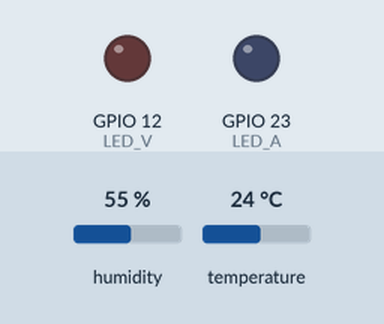
Simulated run of this sketch. Board: ESP32. Parts: output pins drawn as LEDs (lit = HIGH). Inputs (shaded band) come from the test bench; at power-on: humidity 55 %, temperature 24 °C. WiFi joins after 1.5 s; servers stay silent unless stated; what the sketch prints to the serial monitor is not drawn.

Above: at 1.6 s.
At 30.1 s:
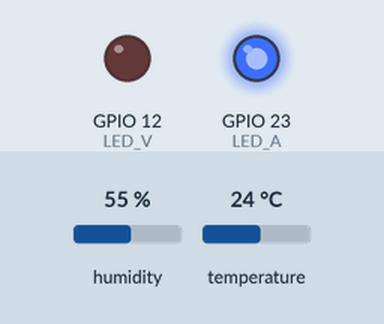
Timing chart, 0 to 31.6 s (numbered marks = the images above):
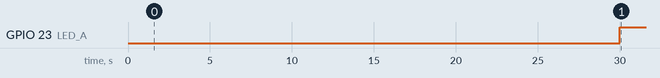

Measured:
- by itself, GPIO 23 (LED_A): LOW → HIGH at 30.0 s

The sketch:

sketch.ino
```cpp
// Inclusão de bibliotecas
#include <WiFi.h>
#include <ThingSpeak.h>
#include <DHT.h>

// Insira as credenciais da sua rede Wi-Fi
// Credenciais da rede Wi-Fi (simulada pelo Wokwi)
const char* ssid = "Wokwi-GUEST";
const char* password = "";

// Cria o objeto "client"
WiFiClient  client;

// Define um nome para o canal de envio dos dados
unsigned long myChannelNumber = 1;

// Define uma variável que recebe a código chave de escrita da API
// (que copiamos da nossa configuração da API do ThingSpeak)
const char * myWriteAPIKey = "SRP39AE9OTYCJOV9";

// Variáveis de tempo
unsigned long lastTime = 0;

// O ciclo de postagens no ThingSpeak será de 30 segundos.
unsigned long timerDelay = 30000;

//variaveis
float temperatura;
int statusLED_V;
int statusLED_A;

#define LED_V 12
#define LED_A 23
#define dhtPin 5

// Define o sensor como DHT22
#define DHTTYPE DHT22

// Cria o objeto "dht"
DHT dht(dhtPin, DHTTYPE);

// Rotina de configuração
void setup() {

  // Inicializa a porta serial com baud rate de 115200 bits/segundo
  Serial.begin(115200);

  // Conecta à rede Wi-Fi com os parâmetros que foram informados
  Serial.print("Conectando a ");
  Serial.println(ssid);
  WiFi.begin(ssid, password);
  // Aguarda a conexão...
  while (WiFi.status() != WL_CONNECTED) {
    delay(500);
    Serial.print(".");
  }
  // Imprime na porta serial o endereço IP da rede e inicia o servidor
  Serial.println("");
  Serial.print("Conectado a: ");
  Serial.println(ssid);
  Serial.print("Endereço IP: ");
  Serial.println(WiFi.localIP());
  Serial.println("");
  Serial.println("Aguarde 30 segundos para a primeira postagem");

  // Inicializa o sensor DHT11
  dht.begin();

  //define a porta do led
  pinMode(LED_V, OUTPUT);
  pinMode(LED_A, OUTPUT);

  // Define o modo de operação do Wi-Fi (STATION)
  WiFi.mode(WIFI_STA);

  // Inicializa ThingSpeak
  ThingSpeak.begin(client);
}

void acenderLED(){
  temperatura = dht.readTemperature();
    if (temperatura >38 ){
    digitalWrite(LED_V, HIGH);
    digitalWrite(LED_A, LOW);
    statusLED_V=1;
    statusLED_A=0;
  }else{
    digitalWrite(LED_V, LOW);
    digitalWrite(LED_A, HIGH);
    statusLED_V=0;
    statusLED_A=1;
  }
}
// Rotina principal
void loop() {
  // Os valores serão atualizados a cada 30 segundos no gráfico do ThingSpeak.
  if ((millis() - lastTime) > timerDelay) {

    // Conecta ou reconecta a rede Wi-Fi
    if(WiFi.status() != WL_CONNECTED){
      // Informa mensagem de conexão no Monitor Serial
      Serial.print("Tentando conectar...");
      // Conecta (no início) ou reconecta (se "cair") a rede Wi-Fi a cada 5 segundos
      // Recebe os parâmetros com as credenciais da rede, definidas no cabeçalho do código
      while(WiFi.status() != WL_CONNECTED){
        WiFi.begin(ssid, password);
        delay(2000);
      }
      // Informa mensagem de conexão no Monitor Serial
      Serial.println("\nConectado.");
    }

  acenderLED();
  // Efetua a leitura da temperatura
  temperatura = dht.readTemperature();

  // Define uma variável "envio", que receberá os parâmetros
  // – Canal do ThingSpeak
  // – Chave de escrita da API do ThingSpeak
  ThingSpeak.setField(1, temperatura);
  ThingSpeak.setField(2, statusLED_V);
  ThingSpeak.setField(3, statusLED_A);

  int envio = ThingSpeak.writeFields(myChannelNumber, myWriteAPIKey);

  if(envio == 200){
    Serial.println("ThingSpeak atualizado");
    Serial.print("Temperatura: ");
    Serial.println(temperatura);
    Serial.print("LED_V: ");
    Serial.println(statusLED_V);
    Serial.print("LED_A: ");
    Serial.println(statusLED_A);
    Serial.println("");
 }
  else{
    Serial.println("Problema na atualização do canal. Código do erro HTTP" + String(envio));
  }
  lastTime = millis();
}
}
```
